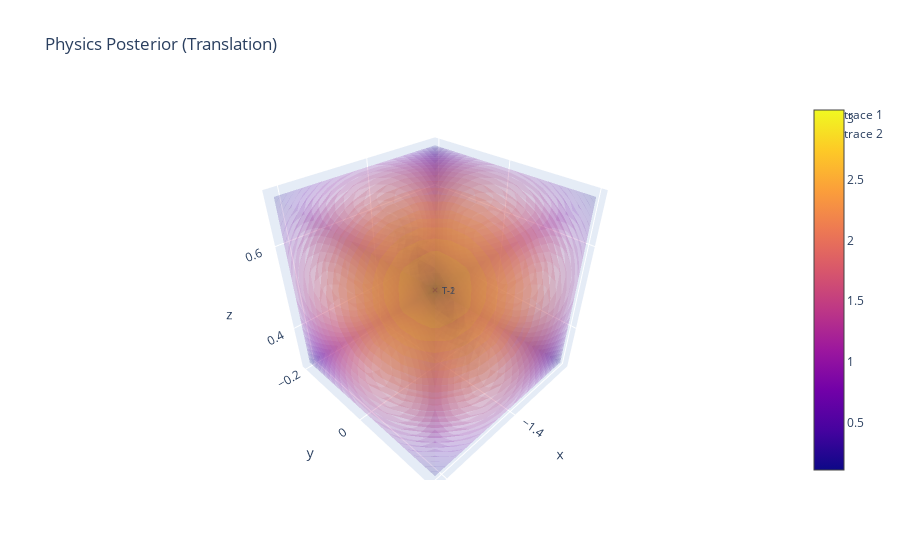

The notebook cell saved with this chart:
### Code cell
ppp = jnp.around(cam_pose @ pose_estimates_over_time[16], 4)
pp = jnp.around(cam_pose @ pose_estimates_over_time[17], 4)
translation_deltas = b.make_translation_grid_enumeration(-0.2, -0.2, -0.2, 0.2, 0.2, 0.2, 10, 10, 10)
proposals1 = jnp.einsum("ij,ajk->aik", pp, translation_deltas)
weights1 = physics_prior_v1_parallel(proposals1, pp, ppp, jnp.array([1,1,1]), cam_pose, world2cam)
plot_physics_posterior(proposals1, pp, ppp,weights1)

### Figure 1 — Plotly figure (JSON) as saved in the notebook; plotly's stock layout.template omitted (floating-point values rounded to 4 significant figures; data arrays with more than 128 entries replaced by an {"elided": "..."} marker saying what was removed)
{"data": [{"isomax": 3.074, "isomin": 0.1112, "opacity": 0.1, "surface": {"count": 25}, "type": "volume", "value": {"elided": "1000 float values"}, "x": {"elided": "1000 float values"}, "y": {"elided": "1000 float values"}, "z": {"elided": "1000 float values"}}, {"marker": {"color": "black", "size": 2, "symbol": "x"}, "mode": "markers", "type": "scatter3d", "x": [-1.383], "y": [0], "z": [0.5001]}, {"marker": {"color": "black", "size": 2, "symbol": "x"}, "mode": "markers", "type": "scatter3d", "x": [-1.383], "y": [0], "z": [0.5001]}], "layout": {"scene": {"annotations": [{"font": {"size": 9}, "opacity": 0.7, "showarrow": false, "text": "T-2", "x": -1.383, "xanchor": "left", "xshift": 5, "y": 0, "z": 0.5001}, {"font": {"size": 9}, "opacity": 0.7, "showarrow": false, "text": "T-1", "x": -1.383, "xanchor": "left", "xshift": 5, "y": 0, "z": 0.5001}], "xaxis": {"showticklabels": true}, "yaxis": {"showticklabels": true}, "zaxis": {"showticklabels": true}}, "title": {"text": "Physics Posterior (Translation)"}}}
